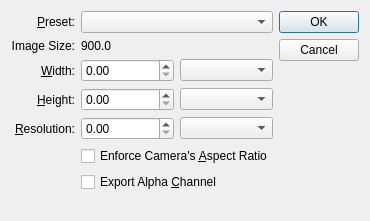
<?xml version="1.0" encoding="UTF-8"?>
<ui version="4.0">
 <class>ImageExport</class>
 <widget class="QDialog" name="ImageExport">
  <property name="geometry">
   <rect>
    <x>0</x>
    <y>0</y>
    <width>360</width>
    <height>221</height>
   </rect>
  </property>
  <property name="windowTitle">
   <string>Image Export</string>
  </property>
  <layout class="QGridLayout" name="gridLayout">
   <item row="0" column="0">
    <widget class="QLabel" name="label_2">
     <property name="text">
      <string>&amp;Preset:</string>
     </property>
     <property name="alignment">
      <set>Qt::AlignRight|Qt::AlignTrailing|Qt::AlignVCenter</set>
     </property>
     <property name="buddy">
      <cstring>comboBox_2</cstring>
     </property>
    </widget>
   </item>
   <item row="0" column="1" colspan="2">
    <widget class="QComboBox" name="comboBox_2"/>
   </item>
   <item row="0" column="3" rowspan="7">
    <widget class="QDialogButtonBox" name="buttonBox">
     <property name="orientation">
      <enum>Qt::Vertical</enum>
     </property>
     <property name="standardButtons">
      <set>QDialogButtonBox::Cancel|QDialogButtonBox::Ok</set>
     </property>
    </widget>
   </item>
   <item row="1" column="0">
    <widget class="QLabel" name="label_8">
     <property name="text">
      <string>Image Size:</string>
     </property>
     <property name="alignment">
      <set>Qt::AlignRight|Qt::AlignTrailing|Qt::AlignVCenter</set>
     </property>
    </widget>
   </item>
   <item row="1" column="1" colspan="2">
    <widget class="QLabel" name="label_9">
     <property name="text">
      <string>900.0</string>
     </property>
    </widget>
   </item>
   <item row="2" column="0">
    <widget class="QLabel" name="label_4">
     <property name="text">
      <string>&amp;Width:</string>
     </property>
     <property name="alignment">
      <set>Qt::AlignRight|Qt::AlignTrailing|Qt::AlignVCenter</set>
     </property>
     <property name="buddy">
      <cstring>doubleSpinBox</cstring>
     </property>
    </widget>
   </item>
   <item row="5" column="1" colspan="2">
    <widget class="QCheckBox" name="checkBox">
     <property name="text">
      <string>Enforce Camera's &amp;Aspect Ratio</string>
     </property>
    </widget>
   </item>
   <item row="2" column="2">
    <widget class="QComboBox" name="comboBox_3"/>
   </item>
   <item row="3" column="1">
    <widget class="QDoubleSpinBox" name="doubleSpinBox_2"/>
   </item>
   <item row="3" column="2">
    <widget class="QComboBox" name="comboBox_4"/>
   </item>
   <item row="4" column="0">
    <widget class="QLabel" name="label_7">
     <property name="text">
      <string>&amp;Resolution:</string>
     </property>
     <property name="alignment">
      <set>Qt::AlignRight|Qt::AlignTrailing|Qt::AlignVCenter</set>
     </property>
     <property name="buddy">
      <cstring>doubleSpinBox_3</cstring>
     </property>
    </widget>
   </item>
   <item row="2" column="1">
    <widget class="QDoubleSpinBox" name="doubleSpinBox"/>
   </item>
   <item row="4" column="2">
    <widget class="QComboBox" name="comboBox_5"/>
   </item>
   <item row="6" column="1" colspan="2">
    <widget class="QCheckBox" name="checkBox_2">
     <property name="text">
      <string>Export Alpha &amp;Channel</string>
     </property>
    </widget>
   </item>
   <item row="3" column="0">
    <widget class="QLabel" name="label_6">
     <property name="text">
      <string>&amp;Height:</string>
     </property>
     <property name="alignment">
      <set>Qt::AlignRight|Qt::AlignTrailing|Qt::AlignVCenter</set>
     </property>
     <property name="buddy">
      <cstring>doubleSpinBox_2</cstring>
     </property>
    </widget>
   </item>
   <item row="4" column="1">
    <widget class="QDoubleSpinBox" name="doubleSpinBox_3"/>
   </item>
   <item row="7" column="0" colspan="4">
    <spacer name="verticalSpacer">
     <property name="orientation">
      <enum>Qt::Vertical</enum>
     </property>
     <property name="sizeHint" stdset="0">
      <size>
       <width>20</width>
       <height>40</height>
      </size>
     </property>
    </spacer>
   </item>
  </layout>
 </widget>
 <tabstops>
  <tabstop>comboBox_2</tabstop>
  <tabstop>doubleSpinBox</tabstop>
  <tabstop>comboBox_3</tabstop>
  <tabstop>doubleSpinBox_2</tabstop>
  <tabstop>comboBox_4</tabstop>
  <tabstop>doubleSpinBox_3</tabstop>
  <tabstop>comboBox_5</tabstop>
  <tabstop>checkBox</tabstop>
  <tabstop>checkBox_2</tabstop>
  <tabstop>buttonBox</tabstop>
 </tabstops>
 <resources/>
 <connections>
  <connection>
   <sender>buttonBox</sender>
   <signal>accepted()</signal>
   <receiver>ImageExport</receiver>
   <slot>accept()</slot>
   <hints>
    <hint type="sourcelabel">
     <x>248</x>
     <y>254</y>
    </hint>
    <hint type="destinationlabel">
     <x>157</x>
     <y>274</y>
    </hint>
   </hints>
  </connection>
  <connection>
   <sender>buttonBox</sender>
   <signal>rejected()</signal>
   <receiver>ImageExport</receiver>
   <slot>reject()</slot>
   <hints>
    <hint type="sourcelabel">
     <x>316</x>
     <y>260</y>
    </hint>
    <hint type="destinationlabel">
     <x>286</x>
     <y>274</y>
    </hint>
   </hints>
  </connection>
 </connections>
</ui>
